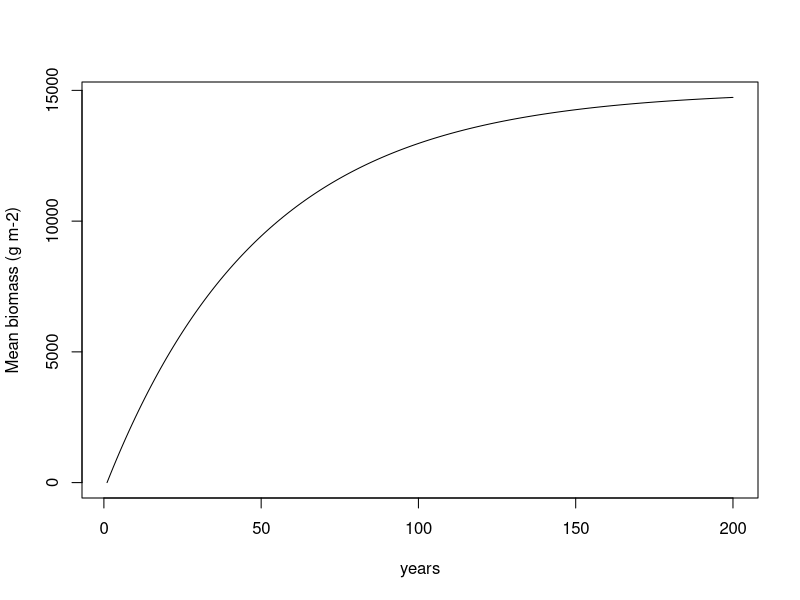
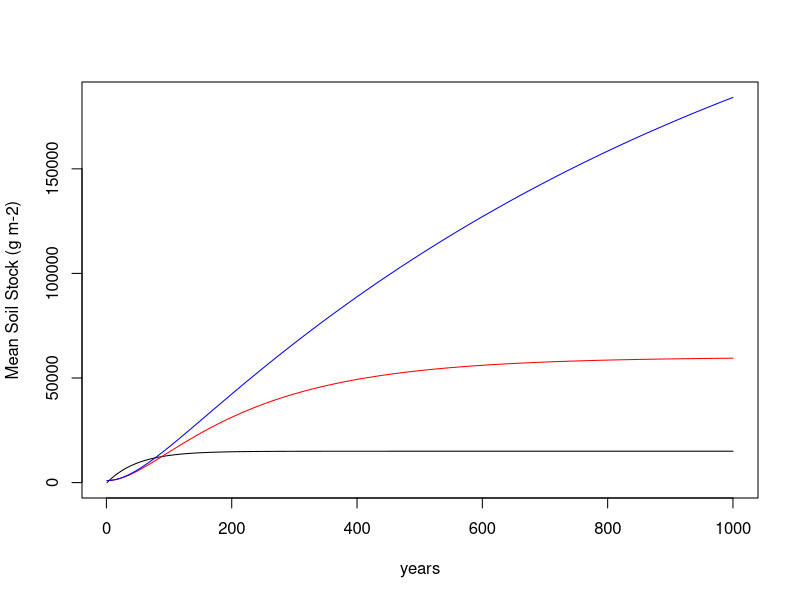
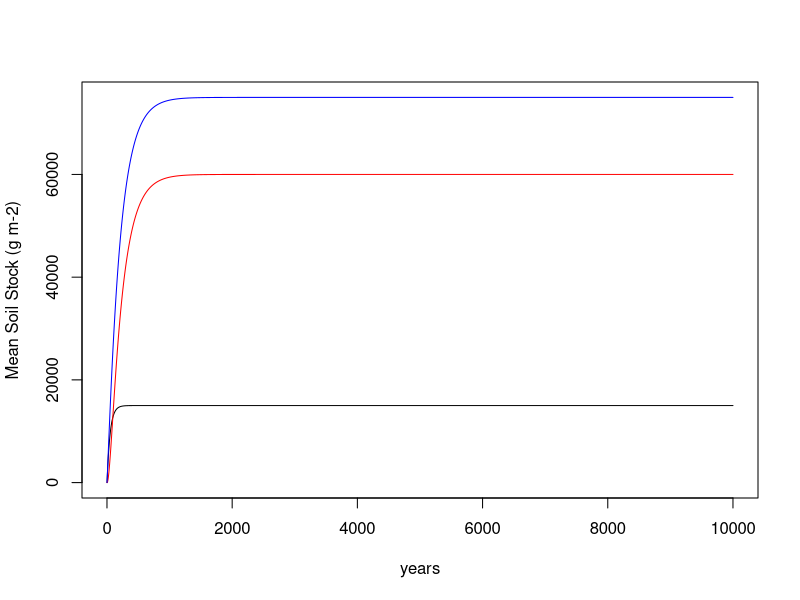
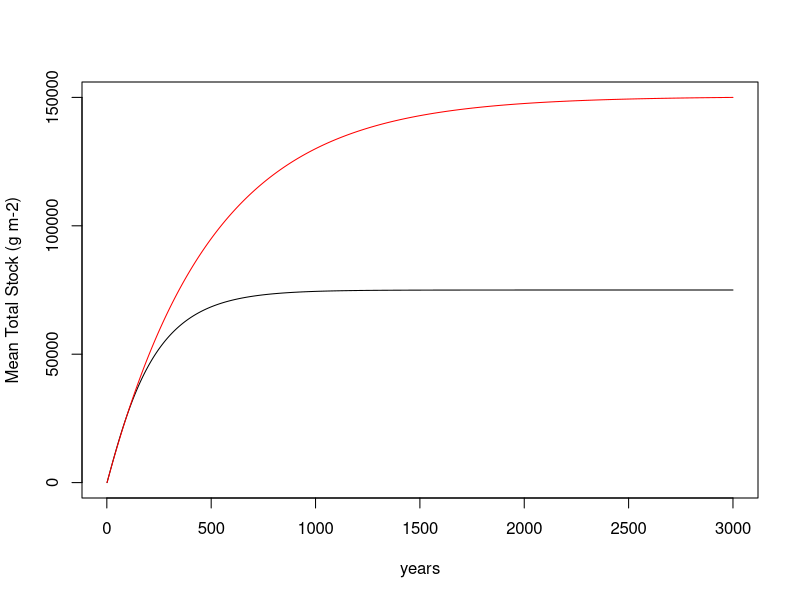

These figures' R source, in order:
## ---- chunk 1
knitr::opts_chunk$set(echo = TRUE)
## ---- chunk 2
simulation_years <- 200  #total number of years you want to simulate
veg <- array(NA, dim = c(simulation_years))  #creating the array to store the yearly vegetation biomass

veg[1] <- 1  #initializing the vegetation biomass in year 1 to be 1

npp <- 300  #growth rate
u <- 0.02  #mortality rate

dt <- 1 #number of years for each time step

for(i in 2:simulation_years){
  #dBdt is the derivative (Change over the time-step)
  #It adds npp and substracts a proportion of biomass that died
  dBdt <- npp - veg[i-1] * u
  #add the change to the previous year's biomass
  #note: a positive number of dBdt will add biomass, while a negative value will subtract
  #note: since dBdt is the change per year, you need to multiply
  #      it by the number of years in a time step (which is 1)
  veg[i] <- veg[i-1] + dBdt * dt
}

year <- seq(1, simulation_years, 1)
plot(year, veg, type = 'l', xlab = 'years', ylab= 'Mean biomass (g m-2)')


## ---- chunk 3
simulation_years <- 1000  #total number of years you want to simulate
soil <- array(NA, dim = c(simulation_years))  #creating the array to store the yearly vegetation biomass
soil_1 <- array(NA, dim = c(simulation_years))  #creating the array to store the yearly vegetation biomass
veg <- array(NA, dim = c(simulation_years))  #creating the array to store the yearly vegetation biomass

soil[1] <- 1000  #initializing the soil stock to be 1000 g C m-2
soil_1[1] <- 1000  #initializing the soil stock to be 1000 g C m-2
veg[1] <- 1  #initializing the vegetation biomass in year 1 to be 1

u <- 0.02  #mortality rate
k <- .005 #decomposition rate
k_1 <- .001

npp <- 300  #growth rate
u <- 0.02

dt <- 1 #number of years for each time step

for(i in 2:simulation_years){
  
  #Growth of forest
  dBdt <- npp - veg[i-1] * u
  veg[i] <- veg[i-1] + dBdt * dt
  
  #Building soil stock with k = .005
  dSdt <- veg[i-1]*u - soil[i-1]*k
  soil[i] <- soil[i-1] + dSdt * dt
  
  #Building soil stock with k = .001
  dSdt_1 <- veg[i-1]*u - soil_1[i-1]*k_1
  soil_1[i] <- soil_1[i-1] + dSdt_1 * dt
  
}

year <- seq(1, simulation_years, 1)
ylimits <- range(c(veg, soil, soil_1))
plot(year, veg, type = 'l', xlab = 'years', ylab= 'Mean Soil Stock (g m-2)',  ylim = ylimits)
points(year, soil, type= 'l' , col = 'red')
points(year, soil_1, type= 'l' , col = 'blue')

## ---- chunk 4
#insert set of differential equations here that are contained in the for loop (see above)

#Growth of forest
dBdt <- npp - veg[i-1] * u
veg[i] <- veg[i-1] + dBdt * dt
  
#Building soil stock with k = .005
dSdt <- veg[i-1]*u - soil[i-1]*k
soil[i] <- soil[i-1] + dSdt * dt
## ---- chunk 5
simulation_years <- 10000  #total number of years you want to simulate
soil <- array(NA, dim = c(simulation_years))  #creating the array to store the yearly vegetation biomass
veg <- array(NA, dim = c(simulation_years))  #creating the array to store the yearly vegetation biomass
total <- array(NA, dim = c(simulation_years))  #creating the array to store the yearly vegetation biomass

soil[1] <- 0  #initializing the soil stock to be 1000 g C m-2
veg[1] <- 0  #initializing the vegetation biomass in year 1 to be 1
total[1] <- 1

u <- 0.02  #mortality rate
k <- .005 #decomposition rate

npp <- 300  #growth rate
u <- 0.02

dt <- 1 #number of years for each time step

for(i in 2:simulation_years){
  
  #Growth of forest
  dBdt <- npp - veg[i-1] * u
  veg[i] <- veg[i-1] + dBdt * dt
  
  #Building soil stock with k = .005
  dSdt <- veg[i-1]*u - soil[i-1]*k
  soil[i] <- soil[i-1] + dSdt * dt
  total[i] <- veg[i] + soil[i]
  print(total[i])
}

year <- seq(1, simulation_years, 1)
ylimits <- range(c(veg, soil, total))
plot(year, veg, type = 'l', xlab = 'years', ylab= 'Mean Soil Stock (g m-2)',  ylim = ylimits)
points(year, soil, type= 'l' , col = 'red')
points(year, total, type= 'l' , col = 'blue')

## ---- chunk 6
simulation_years <- 3000  #total number of years you want to simulate
soil <- array(NA, dim = c(simulation_years))  #creating the array to store the yearly vegetation biomass
veg <- array(NA, dim = c(simulation_years))  #creating the array to store the yearly vegetation biomass
total <- array(NA, dim = c(simulation_years))  #creating the array to store the yearly vegetation biomass

soil[1] <- 0  #initializing the soil stock to be 1000 g C m-2
veg[1] <- 0  #initializing the vegetation biomass in year 1 to be 1
total[1] <- 1

u <- 0.02  #mortality rate
k <- .005 #decomposition rate

npp <- 300  #growth rate

#Scenario 2
soil_1 <- array(NA, dim = c(simulation_years))  
veg_1 <- array(NA, dim = c(simulation_years))  
total_1 <- array(NA, dim = c(simulation_years))  

soil_1[1] <- 0  
veg_1[1] <- 0  
total_1[1] <- 1

u_1 <- 0.8 
k_1 <- .002 

npp_1 <- 300  

dt <- 1 #number of years for each time step


for(i in 2:simulation_years){
  
  #Growth of forest
  
    #Scenario 1:
    dBdt <- npp - veg[i-1] * u
    veg[i] <- veg[i-1] + dBdt * dt
    
    #Scenario 2:
    dBdt_1 <- npp_1 - veg_1[i-1] * u_1
    veg_1[i] <- veg_1[i-1] + dBdt_1 * dt
  
  #Building soil stock with k = .005
  #Scenario 1:
  dSdt <- veg[i-1]*u - soil[i-1]*k
  soil[i] <- soil[i-1] + dSdt * dt
  total[i] <- veg[i] + soil[i]
  
  #Scenario 2:
  dSdt_1 <- veg_1[i-1]*u_1 - soil_1[i-1]*k_1
  soil_1[i] <- soil_1[i-1] + dSdt_1 * dt
  total_1[i] <- veg_1[i] + soil_1[i]
}

print(paste("Scenario 1 Equilibrium: ", total[simulation_years], "Scenario 2 Equilibrium: ", total_1[simulation_years], "2v1: ", total_1[simulation_years]/total[simulation_years]))

year <- seq(1, simulation_years, 1)
ylimits <- range(c(total, total_1))
plot(year, total, type = 'l', xlab = 'years', ylab= 'Mean Total Stock (g m-2)',  ylim = ylimits)
points(year, total_1, type= 'l' , col = 'red')


